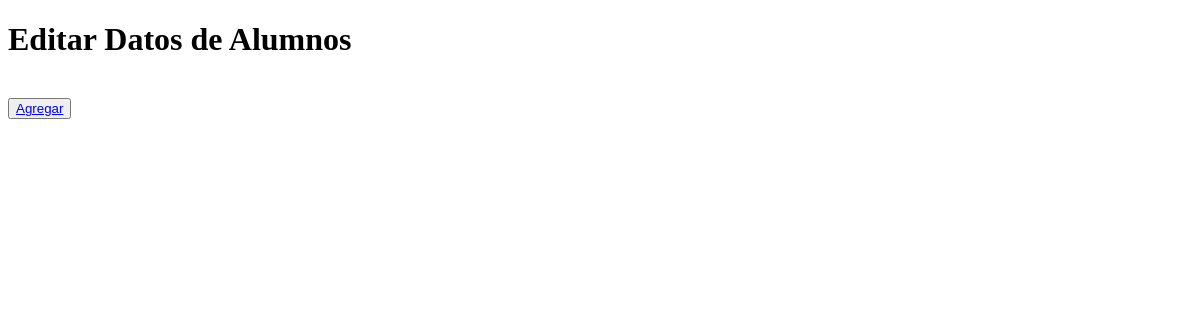
Before: /alumnos/crud (signed in) with the older database file.
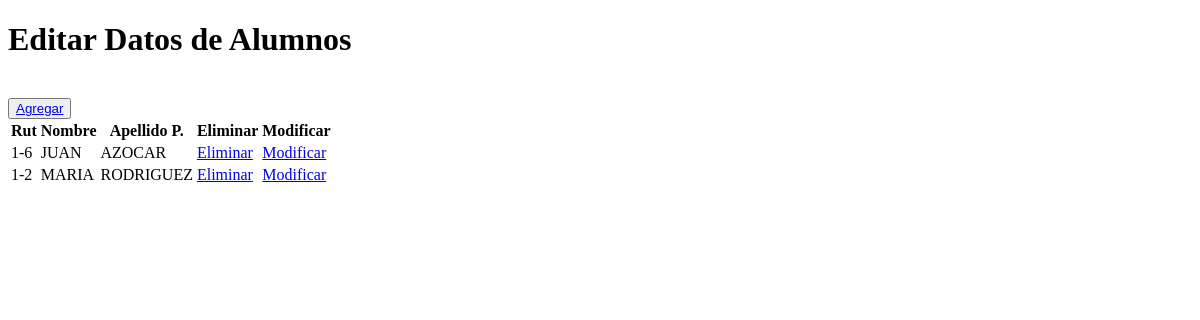
After: the same page with the newer database file.
### alumnos/models.py (models this page shows, shortened)
class Alumno(models.Model):
    rut              = models.CharField(primary_key=True, max_length=10)
    nombre           = models.CharField(max_length=20)
    apellido_paterno = models.CharField(max_length=20)
    apellido_materno = models.CharField(max_length=20)
    fecha_nacimiento = models.DateField(blank=False, null=False)
    id_genero        = models.ForeignKey('Genero',on_delete=models.CASCADE, db_column='idGenero')
    telefono         = models.CharField(max_length=45)
    email            = models.EmailField(unique=True, max_length=100, blank=True, null=True)
    direccion        = models.CharField(max_length=50, blank=True, null=True)
    activo           = models.IntegerField()

### alumnos/views.py (the view)
# urls.py: path('crud', views.crud, name='crud'),
@login_required
def crud(request):
    alumnos = Alumno.objects.all()
    context = {'alumnos':alumnos}
    return render(request, 'alumnos/alumnos_list.html', context)

### alumnos/templates/alumnos/alumnos_list.html (shortened to what this page needs)
{% load static %}
<!DOCTYPE html>
<html lang="en">
<head>
</head>
<body>
    <h1>Editar Datos de Alumnos</h1>
    <br/>
    <button type="button">
        <a href="{% url 'alumnosAdd' %}">Agregar</a>
    </button>
    <table>
        {% if alumnos %}
            <th>Rut</th>
            <th>Nombre</th>
            <th>Apellido P.</th>
            <th>Eliminar</th>
            <th>Modificar</th>
            {% for x in alumnos %}
                <tr>
                    <td> {{x.rut}} </td>
                    <td> {{x.nombre}} </td>
                    <td> {{x.apellido_paterno}} </td>
                    <td> <a href="{% url 'alumnos_del' pk=x.rut %}">Eliminar</a> </td>
                    <td> <a href="#">Modificar</a> </td>
                </tr>
            {% endfor %}
        {% endif %}
    </table>
</body>
</html>

Changed rows visible on the page:
added Alumno: rut "1-6", nombre "JUAN", apellido_paterno "AZOCAR"
added Alumno: rut "1-2", nombre "MARIA", apellido_paterno "RODRIGUEZ"
Other visible differences:
text now shown: "Rut Nombre Apellido P. Eliminar Modificar"
